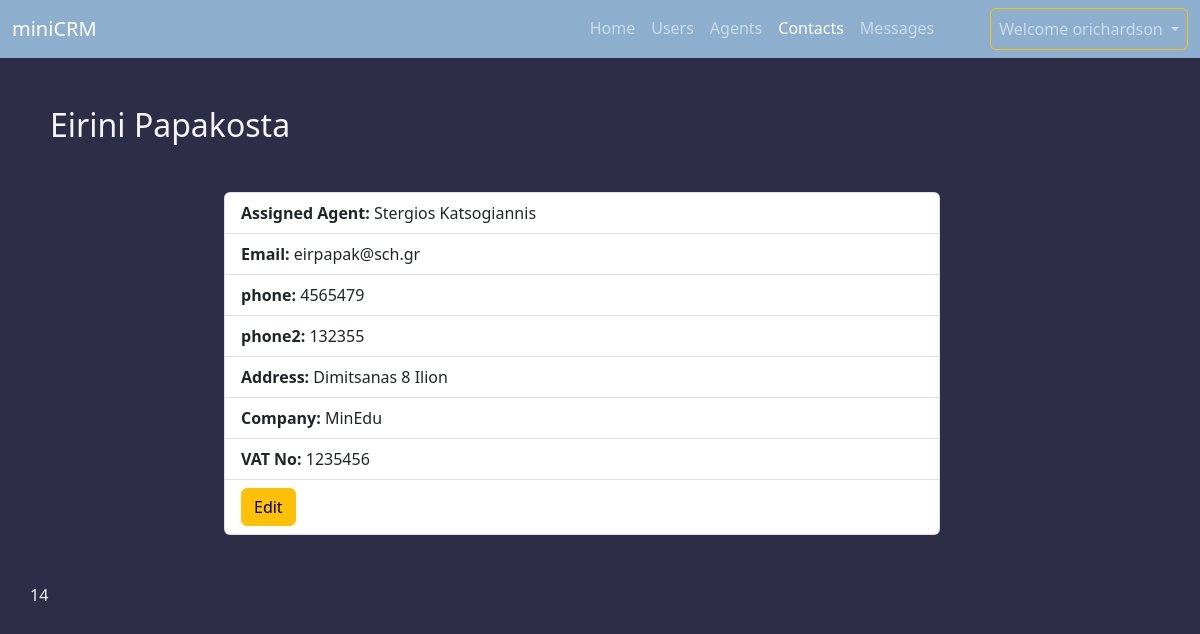
Page /minicrm/detail_contact/14 (signed in) on the committed database.
### minicrm/models.py (models this page shows, shortened)
class User(AbstractUser):
    pass

class Contact(models.Model):
    agent = models.ForeignKey(Agent, on_delete=models.CASCADE)
    contact_firstname = models.CharField(max_length=256)
    contact_lastname = models.CharField(max_length=256)
    contact_email = models.CharField(max_length=256)
    contact_phone = models.CharField(max_length=10)
    contact_phone2 = models.CharField(max_length=10)
    contact_address = models.CharField(max_length=256)
    contact_company = models.CharField(max_length=256)
    contact_vat_no = models.CharField(max_length=9)

class Agent(models.Model):
    user = models.OneToOneField(User, on_delete=models.CASCADE)
    agent_phone = models.CharField(max_length=10)
    agent_photo = models.ImageField(null=True, blank=True, upload_to = 'images/')
    agent_levelaccess = models.IntegerField()

### minicrm/views.py (the view)
# urls.py: path('detail_contact/<int:pk>', ContactDetailView.as_view(), name='detail_contact'),
class ContactDetailView(LoginRequiredMixin, DetailView):
    context_object_name = 'contact'
    model = Contact
    template_name = 'minicrm/contact_detail.html'

### minicrm/templates/minicrm/contact_detail.html (shortened to what this page needs)
<!DOCTYPE html>
{% extends 'minicrm/base.html' %}
{% load static %}
{% block content %}
    <div class="container mx-auto">
        <h2 class="text-start mb-5 ms-2"> {{contact.contact_firstname}} {{contact.contact_lastname}}</h2>
        <div class="container row justify-content-center">
            <ul class="list-group col-sm-8 mb-5">
                <li class="list-group-item"><b> Assigned Agent: </b> {{contact.agent.user.first_name}} {{contact.agent.user.last_name}}</li>
                <li class="list-group-item"><b> Email: </b> {{contact.contact_email}}</li>
                <li class="list-group-item"><b> phone: </b> {{contact.contact_phone}}</li>
                <li class="list-group-item"><b> phone2: </b> {{contact.contact_phone2}}</li>
                <li class="list-group-item"><b> Address: </b> {{contact.contact_address}}</li>
                <li class="list-group-item"><b> Company: </b> {{contact.contact_company}}</li>
                <li class="list-group-item"><b> VAT No: </b> {{contact.contact_vat_no}}
                <li class="list-group-item">
                    <div class="col-md-12 text-right">
                        <a href="{% url 'minicrm:update_contact' pk=contact.pk %}" class="btn btn-warning">Edit</a>
                    </div>
                </li>
            </ul>
        </div>
        <div class="row">
            {{contact.pk}}
        </div>
    </div>
{% endblock content %}

### minicrm/templates/minicrm/base.html (shortened to what this page needs)
<!DOCTYPE html>
{% load static %}
<html lang="en">
<head>
    <link href="https://cdn.jsdelivr.net/npm/bootstrap@5.2.3/dist/css/bootstrap.min.css" rel="stylesheet">
    <link rel="stylesheet" href=" {% static 'minicrm/card.css' %} ">
    <link rel="stylesheet" href=" {% static 'minicrm/forms.css' %} ">
    <link rel="stylesheet" href=" {% static 'minicrm/circles.css' %} ">
</head>
<body>
{% block navbar %}
    <nav class="navbar navbar-expand-lg navbar-dark sticky-top">
      <div class="container-fluid">
        <a id="landing" class="navbar-brand" href=" {% url 'landing' %} ">miniCRM</a>
        <div class="collapse navbar-collapse justify-content-end" id="navbarNav">
          <ul class="navbar-nav">
            {% if request.user.is_authenticated %}
            <li class="nav-item">
              <a id="home" class="nav-link active" aria-current="page" href=" {% url 'minicrm:index' %} "> Home </a>
            </li>
            <li class="nav-item">
              <a id="users" class="nav-link" href="{% url 'minicrm:users' %}">Users</a>
            </li>
            <li class="nav-item">
              <a id="agents" class="nav-link" href="{% url 'minicrm:agents' %}">Agents</a>
            </li>
            <li class="nav-item">
              <a id="contacts" class="nav-link" href="{% url 'minicrm:contacts' %}">Contacts</a>
            </li>
            <li class="nav-item">
              <a id="messages" class="nav-link" href="{% url 'minicrm:messages' %}">Messages</a>
            </li>
            <li class="nav-item dropdown ms-lg-5">
                <a href="#" class="nav-link dropdown-toggle btn btn-outline-warning" id="navbarDropdown" role="button" data-bs-toggle="dropdown" aria-expanded="false">
                   Welcome {{request.user.username}}
                </a>
            </li>
            {% endif %}
          </ul>
        </div>
      </div>
    </nav>
{% endblock navbar %}
    <div class="mt-5">
        {% block content %}
        {% endblock content %}
    </div>
</body>
</html>

### minicrm/static/minicrm/forms.css (style rules this page uses)
body { background-color: rgb(45, 45, 71); color: whitesmoke; }
nav { background-color: rgb(141, 175, 205); color: white; }

### minicrm/static/minicrm/circles.css (style rules this page uses)
:root { --percentage-messages: 0; --percentage-users: 0; }

### rows in the picture
User: user.username "orichardson"
Contact: contact_firstname "Eirini", contact_lastname "Papakosta", agent.user.first_name "Stergios", agent.user.last_name "Katsogiannis", contact_email "eirpapak@sch.gr", contact_phone "4565479", contact_phone2 "132355", contact_address "Dimitsanas 8 Ilion", contact_company "MinEdu", contact_vat_no "1235456", pk "14"
